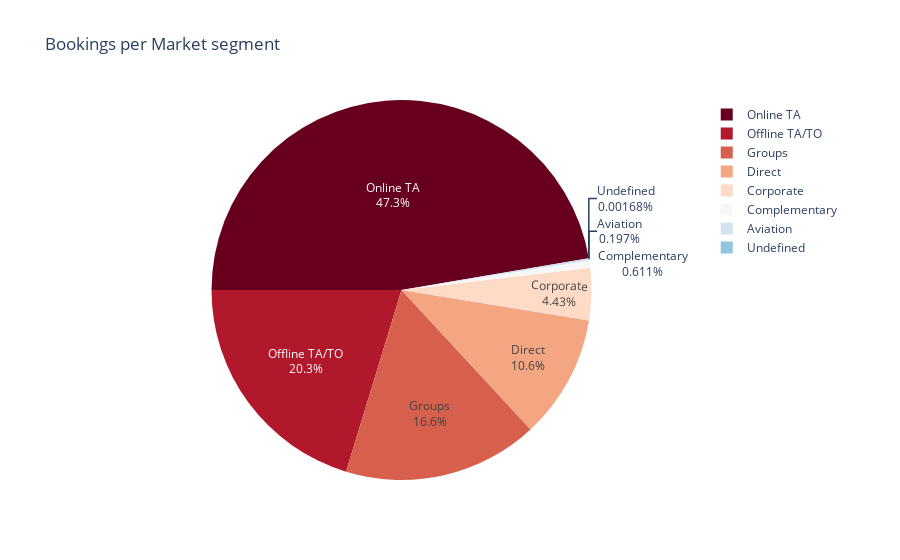

The notebook cell saved with this chart:
### Code cell
# Plot the chart

fig = px.pie(segments,
            values=segments.values,
            names=segments.index,
            title='Bookings per Market segment',
            color_discrete_sequence=px.colors.sequential.RdBu)
fig.update_traces(rotation=-90, textinfo='percent+label')
fig.show()

### Figure 1 — Plotly figure (JSON) as saved in the notebook; plotly's stock layout.template omitted (floating-point values rounded to 4 significant figures)
{"data": [{"domain": {"x": [0, 1], "y": [0, 1]}, "hovertemplate": "index=%{label}<br>value=%{value}<extra></extra>", "labels": ["Online TA", "Offline TA/TO", "Groups", "Direct", "Corporate", "Complementary", "Aviation", "Undefined"], "legendgroup": "", "name": "", "rotation": -90, "showlegend": true, "textinfo": "percent+label", "type": "pie", "values": [56408, 24182, 19791, 12582, 5282, 728, 235, 2]}], "layout": {"legend": {"tracegroupgap": 0}, "piecolorway": ["rgb(103,0,31)", "rgb(178,24,43)", "rgb(214,96,77)", "rgb(244,165,130)", "rgb(253,219,199)", "rgb(247,247,247)", "rgb(209,229,240)", "rgb(146,197,222)", "rgb(67,147,195)", "rgb(33,102,172)", "rgb(5,48,97)"], "title": {"text": "Bookings per Market segment"}}}
